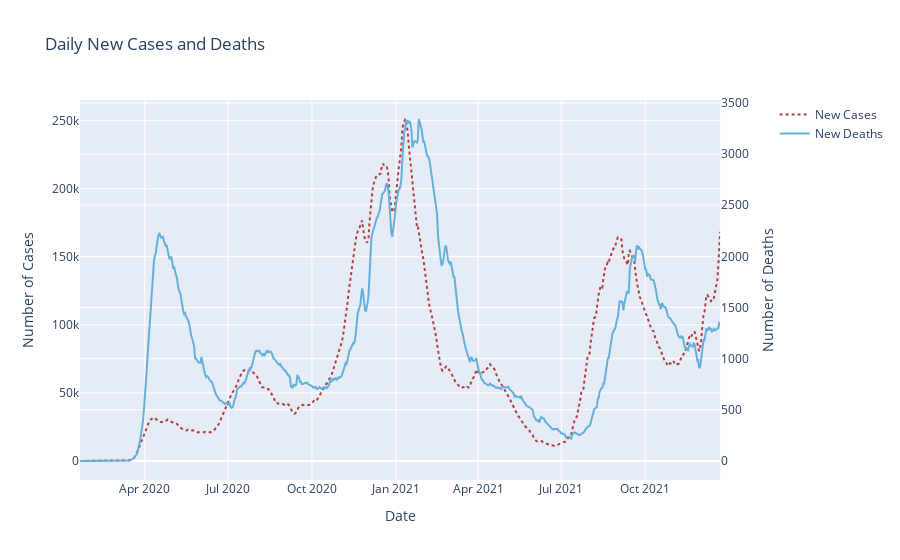

Write notebook code for a chart like this one.
### Code cell
#fig = go.Figure()
fig = make_subplots(specs=[[{"secondary_y": True}]])
fig.add_trace(go.Scatter(x=NYT_data['date'], y=NYT_data['cases_avg'], name='New Cases',
                line= dict(color='#b53c3c', dash='dot', width=2)
                ), secondary_y=False)
fig.add_trace(go.Scatter(x=NYT_data['date'], y=NYT_data['deaths_avg'], name='New Deaths',
                line= dict(color='#65b0db', width=2)
                ), secondary_y=True)
fig.update_layout(
    title='Daily New Cases and Deaths',
    xaxis_title='Date',
)
fig.update_yaxes(title_text='Number of Cases', secondary_y=False)
fig.update_yaxes(title_text='Number of Deaths', secondary_y=True)

fig.show()

### Figure 1 — Plotly figure (JSON) as saved in the notebook; plotly's stock layout.template omitted (floating-point values rounded to 4 significant figures; data arrays with more than 128 entries replaced by an {"elided": "..."} marker saying what was removed)
{"data": [{"line": {"color": "#b53c3c", "dash": "dot", "width": 2}, "name": "New Cases", "type": "scatter", "x": {"elided": "702 str values"}, "xaxis": "x", "y": {"elided": "702 float values"}, "yaxis": "y"}, {"line": {"color": "#65b0db", "width": 2}, "name": "New Deaths", "type": "scatter", "x": {"elided": "702 str values"}, "xaxis": "x", "y": {"elided": "702 float values"}, "yaxis": "y2"}], "layout": {"title": {"text": "Daily New Cases and Deaths"}, "xaxis": {"anchor": "y", "domain": [0, 0.94], "title": {"text": "Date"}}, "yaxis": {"anchor": "x", "domain": [0, 1], "title": {"text": "Number of Cases"}}, "yaxis2": {"anchor": "x", "overlaying": "y", "side": "right", "title": {"text": "Number of Deaths"}}}}
